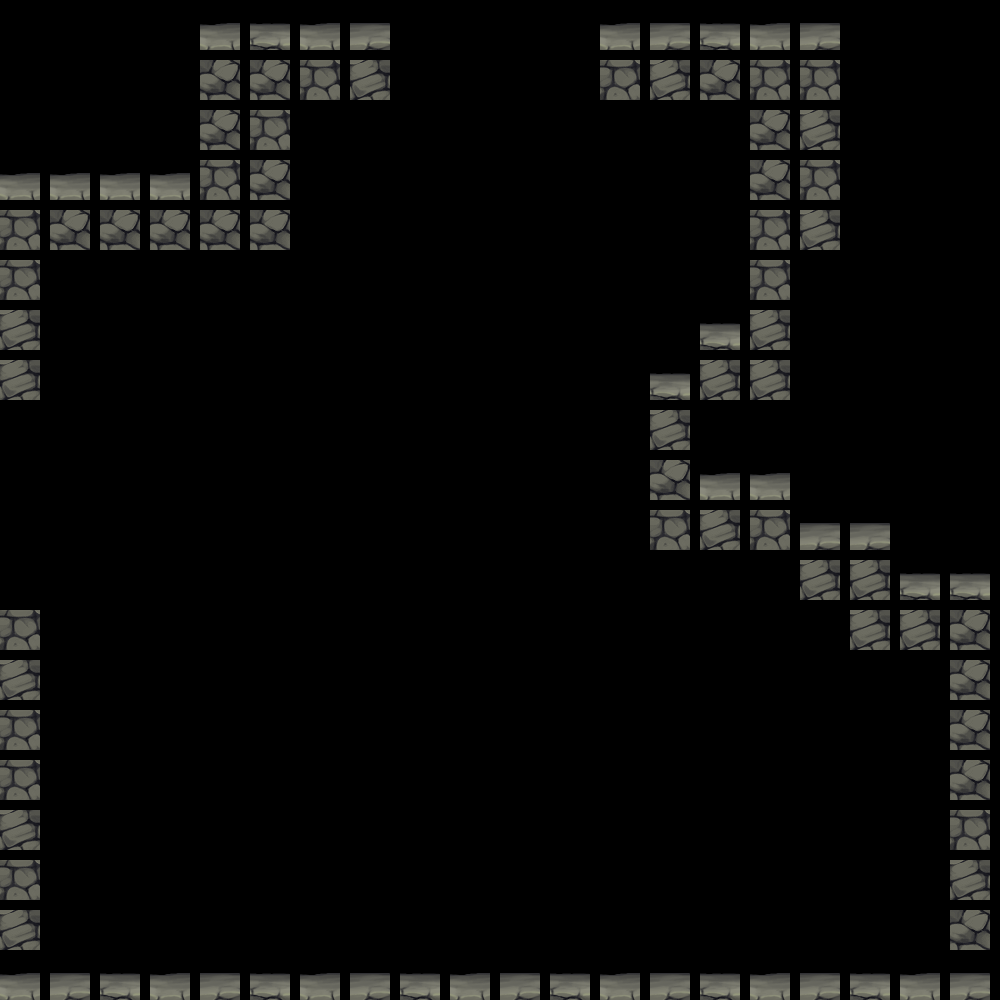

Below is a game level as drawn by its tile map, then a one-line description and the .tmx file that defines it, in full:
An orthogonal 20x20 tile map with 50x50 px tiles, 1 tile layer (BackGround), 2 tilesets.

<map version="2017.05.26" orientation="orthogonal" renderorder="right-down" width="20" height="20" tilewidth="50" tileheight="50" nextobjectid="1">
 <tileset firstgid="1" source="abc.tsx" />
 <tileset firstgid="10" source="abcd.tsx" />
 <layer name="BackGround" width="20" height="20">
  <data encoding="csv">
0,0,0,0,4,6,4,5,0,0,0,0,4,5,6,4,5,0,0,0,
0,0,0,0,9,9,7,8,0,0,0,0,7,8,9,7,7,0,0,0,
0,0,0,0,9,7,0,0,0,0,0,0,0,0,0,9,8,0,0,0,
4,4,4,4,7,9,0,0,0,0,0,0,0,0,0,9,7,0,0,0,
7,9,9,9,9,9,0,0,0,0,0,0,0,0,0,7,8,0,0,0,
7,0,0,0,0,0,0,0,0,0,0,0,0,0,0,7,0,0,0,0,
8,0,0,0,0,0,0,0,0,0,0,0,0,0,6,8,0,0,0,0,
8,0,0,0,0,0,0,0,0,0,0,0,0,6,8,8,0,0,0,0,
0,0,0,0,0,0,0,0,0,0,0,0,0,8,0,0,0,0,0,0,
0,0,0,0,0,0,0,0,0,0,0,0,0,9,4,4,0,0,0,0,
0,0,0,0,0,0,0,0,0,0,0,0,0,7,8,7,5,5,0,0,
0,0,0,0,0,0,0,0,0,0,0,0,0,0,0,0,8,8,6,6,
7,0,0,0,0,0,0,0,0,0,0,0,0,0,0,0,0,8,8,9,
8,0,0,0,0,0,0,0,0,0,0,0,0,0,0,0,0,0,0,9,
7,0,0,0,0,0,0,0,0,0,0,0,0,0,0,0,0,0,0,9,
7,0,0,0,0,0,0,0,0,0,0,0,0,0,0,0,0,0,0,9,
8,0,0,0,0,0,0,0,0,0,0,0,0,0,0,0,0,0,0,7,
7,0,0,0,0,0,0,0,0,0,0,0,0,0,0,0,0,0,0,8,
8,0,0,0,0,0,0,0,0,0,0,0,0,0,0,0,0,0,0,9,
4,5,6,4,5,6,4,5,6,4,5,6,4,5,6,4,5,6,4,5
</data>
 </layer>
</map>
